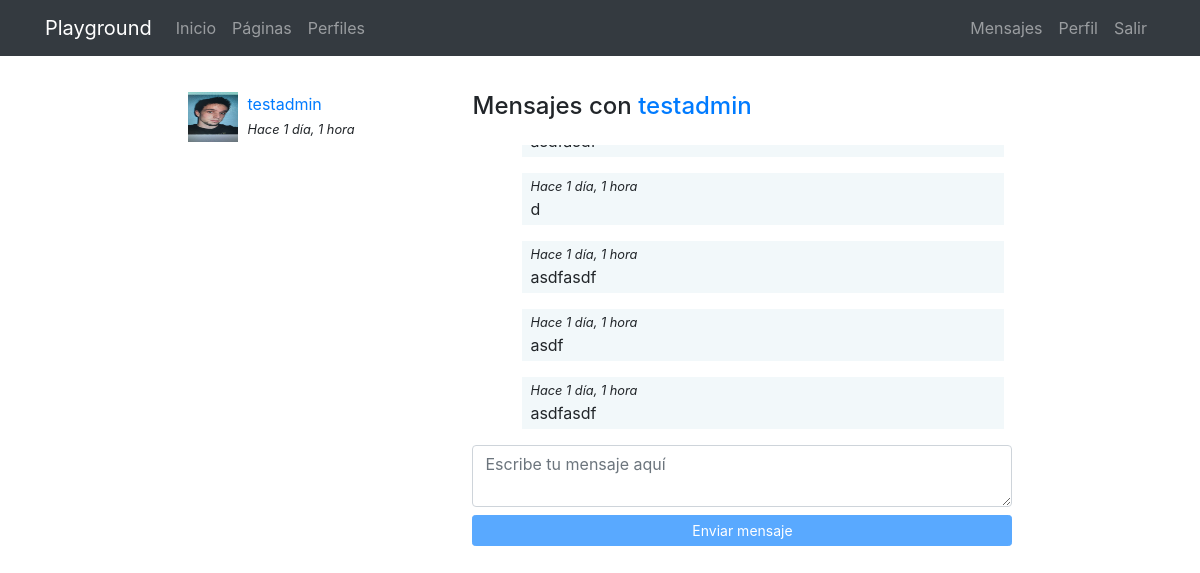
Before: /messenger/thread/1 (signed in) with the older database file.
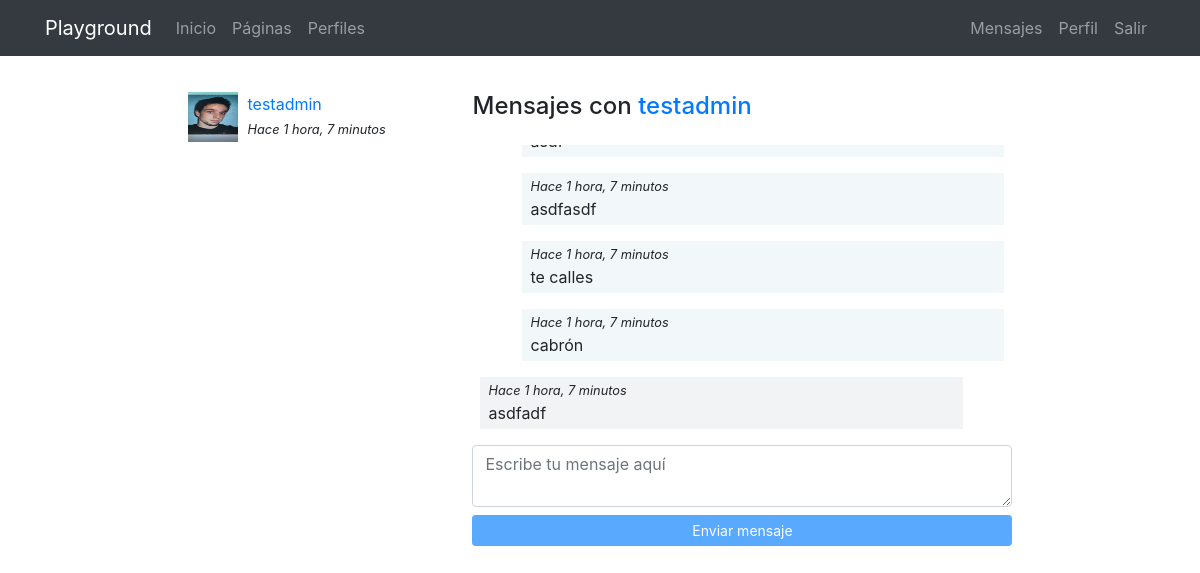
After: the same page with the newer database file.
### registration/models.py (models this page shows)
class Profile(models.Model):
    user = models.OneToOneField(User, on_delete=models.CASCADE)
    avatar = models.ImageField(upload_to=custom_upload_to, null=True, blank=True)
    bio = models.TextField(null=True, blank=True)
    link = models.URLField(max_length=200, null=True, blank=True)
    class Meta:
        ordering = ['user__username']

### messenger/models.py (models this page shows)
class Thread(models.Model):
    users = models.ManyToManyField(User, related_name='threads')
    messages = models.ManyToManyField(Message)
    updated = models.DateTimeField(auto_now=True)
    objects = ThreadManager()
    class Meta:
        ordering = ['-updated']

class Message(models.Model):
    user = models.ForeignKey(User, on_delete=models.CASCADE)
    content = models.TextField()
    created = models.DateTimeField(auto_now_add=True)
    class Meta:
        ordering = ['created']

### messenger/views.py (the view)
# urls.py: path('thread/<int:pk>', ThreadDetail.as_view(), name="detail"),
@method_decorator(login_required, name="dispatch")
class ThreadDetail(DetailView):
    model = Thread
    def get_object(self):
        obj = super(ThreadDetail, self).get_object()
        if self.request.user not in obj.users.all():
            raise Http404()
        return obj

### messenger/templates/messenger/thread_detail.html (shortened to what this page needs)
{% extends 'core/base.html' %}
{% load static %}
{% block content %}
<main role="main">
  <div class="container">
    <div class="row mt-3">
      <div class="col-md-9 mx-auto mb-5">
        <div class="row">
          <div class="col-md-4">
            {% for thread in request.user.threads.all %}
              {% if thread.messages.all|length > 0 %}
                <div class="mb-3">
                  {% for user in thread.users.all %}
                    {% if user != request.user %}
                      {% if user.profile.avatar %}
                        <img src="{{user.profile.avatar.url}}" class="avatar">
                      {% else %}
                        <img src="{% static 'registration/img/no-avatar.jpg' %}" class="avatar">
                      {% endif %}
                      <div>
                        <a href="{% url 'messenger:detail' thread.pk %}">{{user}}</a><br>
                        <small><i>Hace {{thread.messages.last.created|timesince}}</i></small>
                      </div>
                    {% endif %}
                  {% endfor %}
                </div>
              {% endif %}
            {% endfor %}
          </div>
          <div class="col-md-8">
          {% for user in thread.users.all %}
            {% if user != request.user %}
              <h4 class="mb-4">Mensajes con <a href="{% url 'profiles:detail' user %} ">{{user}}</a></h4>
            {% endif %}
          {% endfor %}
          <div class="thread" id="thread">
            {% for message in object.messages.all %}
              <div {% if request.user == message.user %}class="mine mb-3"{% else %}class="other mb-3"{% endif %}>
                  <small><i>Hace {{thread.messages.last.created|timesince}}</i></small><br>
                  {{message.content}}
                </div>
              {% endfor %}
            </div>
            <textarea id="content" class="form-control mb-2" rows="2" placeholder="Escribe tu mensaje aquí"></textarea>
            <button id="send" class="btn btn-primary btn-sm btn-block" disabled>Enviar mensaje</button>
          </div>
        </div>
    </div>
  </div>
</main>
{% endblock %}

### core/templates/core/base.html (shortened to what this page needs)
<!DOCTYPE html>
<html lang="es">
  <head>
    {% load static %}
    <link href="{% static 'core/vendor/bootstrap/css/bootstrap.min.css' %}" rel="stylesheet">
    <link href="{% static 'core/vendor/font-awesome/css/font-awesome.min.css' %}" rel="stylesheet" type="text/css">
    <link href="{% static 'core/css/main.css' %}" rel="stylesheet">
  </head>
  <body>
    <body>
      <nav class="navbar navbar-expand-lg navbar-dark bg-dark">
        <div class="container">
          <a class="navbar-brand" href="{% url 'home' %}">Playground</a>
          <div class="collapse navbar-collapse" id="ned">
            <ul class="navbar-nav mr-auto">
              <li class="nav-item">
                <a class="nav-link" href="{% url 'home' %}">Inicio</a>
              </li>
              <li class="nav-item">
                <a class="nav-link" href="{% url 'pages:pages' %}">Páginas</a>
              </li>
              <li class="nav-item">
                <a class="nav-link" href="{% url 'profiles:list' %}">Perfiles</a>
              </li>
            </ul>
            <ul class="navbar-nav">
              {% if not request.user.is_authenticated %}
              <li class="nav-item">
                <a class="nav-link" href="{% url 'login' %}">Acceder</a>
              </li>
              <li class="nav-item">
                <a class="nav-link" href="{% url 'signup' %}">Registro</a>
              </li>
              {% else %}
                <li class="nav-item">
                  <a class="nav-link" href="{% url 'messenger:list' %}">Mensajes</a>
                </li>
                <li class="nav-item">
                  <a class="nav-link" href="{% url 'profile' %}">Perfil</a>
                </li>
                <li class="nav-item">
                  <a class="nav-link" href="{% url 'logout' %}">Salir</a>
                </li>
              {% endif %}
            </ul>
          </div>
        </div>
      </nav>
      {% block content %}{% endblock %}
  </body>
</html>

### core/static/core/css/main.css (style rules this page uses)
main { padding-top: 20px; }
:root { --jumbotron-padding-y: 3rem; }

### messenger/templates/messenger/thread_detail.html (style rules this page uses)
.avatar { width:50px; height:50px; float:left; margin-right:10px; }
.thread { max-height:300px; overflow-y:auto; padding:0 0.5em; }
.mine { padding:0 0.5em 0.25em; background-color:rgba(230,242,245,.5); width:92%; margin-left:8%; }
.other { padding:0 0.5em 0.25em; background-color:#f2f3f5; width:92%; }

Changed rows visible on the page:
no longer on this page (row unchanged): Message: {{ thread.messages.last.created|timesince }} "1 día, 1 hora", content "d"
no longer on this page (row unchanged): Message: {{ thread.messages.last.created|timesince }} "1 día, 1 hora", content "asdfasdf"
no longer on this page (row unchanged): Message: {{ thread.messages.last.created|timesince }} "1 día, 1 hora", content "asdf"
computed for Thread: messages.last.created "1 día, 1 hora" → "1 hora, 7 minutos"
added Message: {{ thread.messages.last.created|timesince }} "1 hora, 7 minutos", content "te calles"
added Message: {{ thread.messages.last.created|timesince }} "1 hora, 7 minutos", content "cabrón"
added Message: {{ thread.messages.last.created|timesince }} "1 hora, 7 minutos", content "asdfadf"
